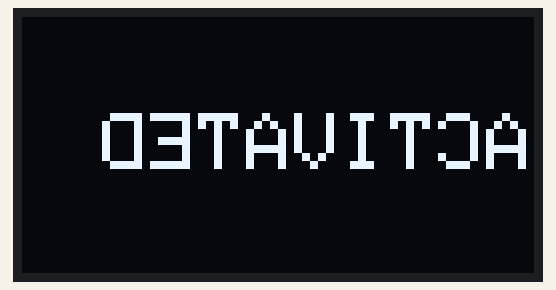
This sketch was run on a simulated ESP32. Shown: 128×64 one-colour display. WiFi joins after 1.5 s; servers stay silent unless stated; network time is answered at once with the bench clock; the local clock reads 2024-03-15 10:24:30 at power-on unless the sketch sets it; what the sketch prints to the serial monitor is not drawn.

Above: at 1.6 s.
At 4.7 s:
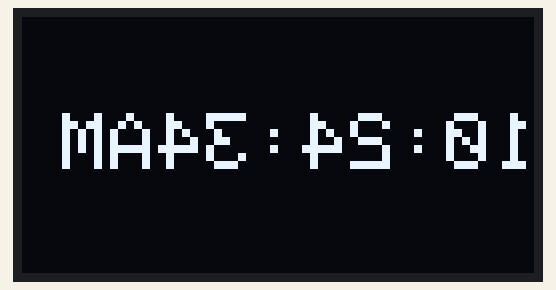
At 13.1 s:
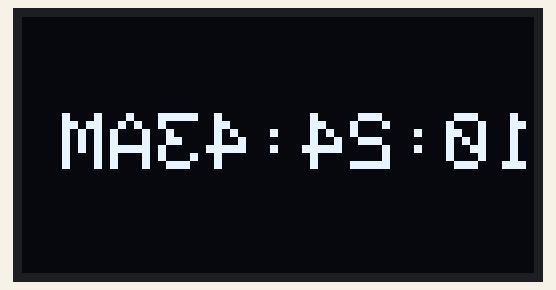
At 21.1 s:
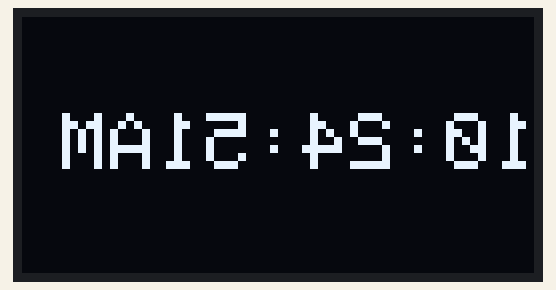
At 29.2 s:
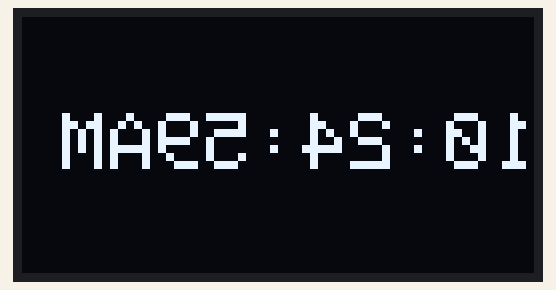
At 38.1 s:
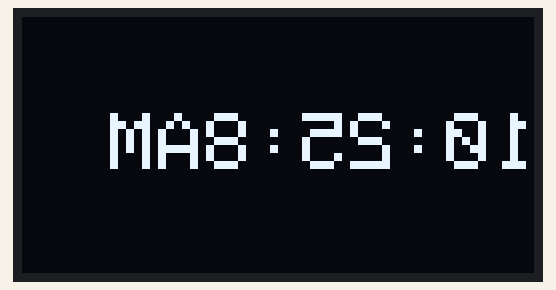

The sketch:

SmartGlassUsingIOT.ino
```cpp
#include <WiFi.h>
#include <WiFiUdp.h>
#include <Wire.h>
#include <Adafruit_GFX.h>
#include <Adafruit_SSD1306.h>
#include <NTPClient.h>

#define SCREEN_WIDTH 128
#define SCREEN_HEIGHT 64

Adafruit_SSD1306 display(SCREEN_WIDTH, SCREEN_HEIGHT, &Wire, -1);

const char *ssid = "Root";
const char *password = "rootroot";

WiFiUDP ntpUDP;
NTPClient timeClient(ntpUDP, "pool.ntp.org", 19800, 60000);

String arr_days[] = {"Sunday", "Monday", "Tuesday", "Wednesday", "Thursday", "Friday", "Saturday"};
String date_time;

void setup()
{
  Serial.begin(115200);
  WiFi.begin(ssid, password);

  while (WiFi.status() != WL_CONNECTED)
  {
    delay(500);
    Serial.print(".");
    display.print("...");
  }

  display.begin(SSD1306_SWITCHCAPVCC, 0x3C);
  display.clearDisplay();
  display.setTextSize(2);
  display.setTextColor(WHITE);
  display.setCursor(0,0);
  int textWidth = 12; //text size
  int textHeight = 16; //text size
  int startX = (SCREEN_WIDTH - (textWidth * 6)); //starting X position
  int startY = (SCREEN_HEIGHT - textHeight) / 2; //starting Y position

  display.setCursor(2, startY);
  display.println("ACTIVATED");
  for (int y = 0; y < SCREEN_HEIGHT; y++) {
    for (int x = 0; x < SCREEN_WIDTH / 2; x++) {
      uint16_t leftPixel = display.getPixel(x, y);
      uint16_t rightPixel = display.getPixel(SCREEN_WIDTH - 1 - x, y);
      display.drawPixel(x, y, rightPixel);
      display.drawPixel(SCREEN_WIDTH - 1 - x, y, leftPixel);
    }
  }
  display.display();
  delay(3000);
  timeClient.begin();
}

void loop()
{
  timeClient.update();

  display.clearDisplay();

  //Serial.println(timeClient.getFormattedTime());

  display.setTextSize(2);
  display.setCursor(0, 0);
  int textHeight = 16;
  int startY = (SCREEN_HEIGHT - textHeight) / 2;
  display.setCursor(0, startY);
  int hh = timeClient.getHours();
  int mm = timeClient.getMinutes();
  int ss = timeClient.getSeconds();

  if (hh > 12)
  {
    hh = hh - 12;
    display.print(hh);
    display.print(":");
    display.print(mm);
    display.print(":");
    display.print(ss);
    display.println("PM");
    Serial.print(hh);
    Serial.print(":");
    Serial.print(mm);
    Serial.print(":");
    Serial.print(ss);
    Serial.println("PM");

  }
  else
  {
    display.print(hh);
    display.print(":");
    display.print(mm);
    display.print(":");
    display.print(ss);
    display.println("AM");
    Serial.print(hh);
    Serial.print(":");
    Serial.print(mm);
    Serial.print(":");
    Serial.print(ss);
    Serial.println("AM");
  }

  //Mirror the display
  for (int y = 0; y < SCREEN_HEIGHT; y++) {
    for (int x = 0; x < SCREEN_WIDTH / 2; x++) {
      uint16_t leftPixel = display.getPixel(x, y);
      uint16_t rightPixel = display.getPixel(SCREEN_WIDTH - 1 - x, y);
      display.drawPixel(x, y, rightPixel);
      display.drawPixel(SCREEN_WIDTH - 1 - x, y, leftPixel);
    }
  }

  display.display();

  delay(100);
}
```

Measured:
- what the display in image 0 shows lasts 3.0 s, from 1.6 s to 4.6 s
- what the display in image 1 shows lasts 0.5 s, from 4.6 s to 5.1 s
- what the display in image 2 shows lasts 1.0 s, from 13.0 s to 14.0 s
